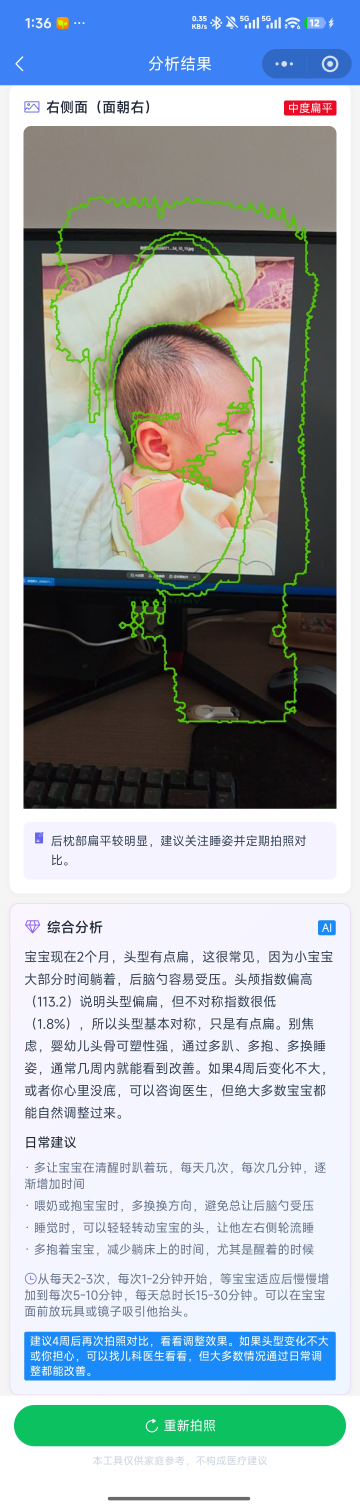
#> input picture 2796d120cf1f0a549c09747cd329fde6.jpg, 1440 x 6021 px (shown at 1/4 size)
$ python -i head_analyzer.py   (imports and definitions only)
#> lines starting #> are read from the running program, lines starting #| are printed output that depends on the picture; after the words box and inside, x2 and y2 are one past the last pixel; in counts of white or black regions, pixels touching at a corner belong together
"""
婴幼儿头型分析引擎 — MVP 版本
纯传统计算机视觉，零训练数据，零 ML 依赖。

技术路线:
  1. 肤色检测 (YCrCb + HSV 双通道融合) → 提取头部区域
  2. 形态学处理 → 去噪 + 闭合
  3. 最大连通域 → 头部轮廓
  4. 椭圆拟合 → 头长 / 头宽
  5. 硬币检测 (霍夫圆) → 尺度校准 像素→毫米
  6. CI / CVAI 计算 → 风险分级 → 指导建议
"""

import cv2
import numpy as np
import math
import bisect
import base64
import logging
from dataclasses import dataclass, field

# SAM 检测 (提前导入，避免函数体内延迟 import)
from sam_detector import detect_head as detect_head_sam, create_guide_mask
from typing import Optional, Tuple, List, Dict
from enum import Enum

# ============================================================
# 数据结构
# ============================================================

class Severity(Enum):
    NORMAL = "正常"
    MILD = "轻度"
    MODERATE = "中度"
    SEVERE = "重度"


@dataclass
class HeadMeasurements:
    """头型测量结果"""
    head_length_mm: float          # 头长 (前后径)
    head_width_mm: float           # 头宽 (左右径)
    head_circumference_mm: float   # 头围 (估算)
    ci: float                      # 头颅指数 CI = 宽/长 × 100
    cvai: float                    # 颅顶不对称指数 (%)
    cva_mm: float                  # 颅顶不对称值 (mm)
    severity: Severity             # 严重程度
    confidence: float              # 分析置信度 0-1


@dataclass
class AnalysisResult:
    """完整分析结果"""
    success: bool
    measurements: Optional[HeadMeasurements] = None
    annotated_image: Optional[np.ndarray] = None
    error_message: str = ""
    standard_compare: Optional[Dict] = None
    processing_steps: List[str] = field(default_factory=list)


# ============================================================
# 可调参数
# ============================================================

# 形态学参数
MORPH_KERNEL_SIZE = 5
MORPH_CLOSE_ITERATIONS = 3

# 椭圆拟合最小轮廓点数
MIN_CONTOUR_POINTS = 30

# 硬币检测 (1元人民币直径 = 25mm)
COIN_DIAMETER_MM = 25.0
HOUGH_CIRCLE_DP = 1.2
HOUGH_CIRCLE_MIN_DIST = 100
HOUGH_CIRCLE_PARAM1 = 100
HOUGH_CIRCLE_PARAM2 = 30
HOUGH_CIRCLE_MIN_RADIUS = 15
HOUGH_CIRCLE_MAX_RADIUS = 70  # 硬币不会超大, 防头部轮廓误检

# CI 分级阈值
CI_BRACHY_MILD = 85
CI_BRACHY_MODERATE = 90
CI_BRACHY_SEVERE = 100
CI_DOLICHO_MILD = 75
CI_DOLICHO_MODERATE = 70

# CVAI 分级阈值 (Argentea 标准)
CVAI_MILD = 3.5
CVAI_MODERATE = 6.25
CVAI_SEVERE = 8.75


# ============================================================
# 1. 图像预处理
# ============================================================

# [8 lines left out: function preprocess_image, not called in this run]


# ============================================================
# 2. 肤色分割 (自适应)
# ============================================================

def _sample_center_skin(image: np.ndarray) -> Tuple[np.ndarray, np.ndarray]:
    """
    从画面中心区域采样，估计当前照片的肤色均值和范围。
    中心 1/3 区域的像素最可能是婴儿头部。
    返回 (mean_ycrcb, std_ycrcb)
    """
    h, w = image.shape[:2]
    # 取中心 1/3 区域
    y1, y2 = h // 3, 2 * h // 3
    x1, x2 = w // 3, 2 * w // 3
    center_region = image[y1:y2, x1:x2]

    ycrcb = cv2.cvtColor(center_region, cv2.COLOR_BGR2YCrCb)
    pixels = ycrcb.reshape(-1, 3).astype(np.float32)

    mean = np.mean(pixels, axis=0)
    std = np.std(pixels, axis=0)

    return mean, std


def detect_skin_adaptive(image: np.ndarray) -> np.ndarray:
    """
    自适应肤色检测:
      1. 采样中心区域 → 学习当前照片的肤色分布
      2. 以 mean ± 2.5*std 为阈值 (比固定阈值宽得多)
      3. 同时保留宽泛的 YCrCb 回退范围
      4. 取并集 → 确保不遗漏
    """
    h, w = image.shape[:2]
    ycrcb = cv2.cvtColor(image, cv2.COLOR_BGR2YCrCb)
    hsv = cv2.cvtColor(image, cv2.COLOR_BGR2HSV)

    # 方案A: 固定宽阈值 (做保底)
    # Cr: 125-180 (比之前的 133-173 更宽), Cb: 70-140 (比之前的 77-127 更宽)
    fixed_lower = np.array([0, 125, 70], dtype=np.uint8)
    fixed_upper = np.array([255, 180, 140], dtype=np.uint8)
    skin_fixed = cv2.inRange(ycrcb, fixed_lower, fixed_upper)

    # 方案B: 自适应阈值 (从当前照片学习)
    try:
        mean, std = _sample_center_skin(image)
        # mean ± 2.5 std, 至少留 ±20 的边距
        margin = np.maximum(std * 2.5, 20)
        adaptive_lower = np.clip(mean - margin, 0, 255).astype(np.uint8)
        adaptive_upper = np.clip(mean + margin, 0, 255).astype(np.uint8)
        skin_adaptive = cv2.inRange(ycrcb, adaptive_lower, adaptive_upper)
    except Exception:
        skin_adaptive = skin_fixed  # fallback

    # 方案C: HSV 宽阈值 (对高光/阴影区域有补充作用)
    hsv_lower = np.array([0, 15, 30], dtype=np.uint8)
    hsv_upper = np.array([30, 180, 255], dtype=np.uint8)
    skin_hsv = cv2.inRange(hsv, hsv_lower, hsv_upper)

    # 三路融合
    combined = cv2.bitwise_or(skin_fixed, skin_adaptive)
    combined = cv2.bitwise_or(combined, skin_hsv)

    return combined


# ============================================================
# GrabCut 精修 (可选, 提升轮廓精度)
# ============================================================

# [55 lines left out: functions refine_with_grabcut, clean_mask, not called in this run]


# ============================================================
# 3. 头部轮廓提取 (智能筛选, 抵抗背景干扰)
# ============================================================

# 婴儿头部面积占比范围 (相对于整张照片)
MIN_HEAD_AREA_RATIO = 0.03   # 头部至少占画面 3%
MAX_HEAD_AREA_RATIO = 0.60   # 头部最多占画面 60%

# _score_contour 评分权重
CONTOUR_MIN_AREA = 50         # 最小轮廓面积(px)
CONTOUR_ELLIPSE_MIN_POINTS = 10  # 椭圆拟合最小点数
CONTOUR_AREA_PENALTY_FACTOR = 3  # 面积超限惩罚系数
CONTOUR_ELLIPSE_FALLBACK = 0.3  # 椭圆拟合失败回退分
CONTOUR_WEIGHT_AREA = 0.2     # 面积权重
CONTOUR_WEIGHT_CENTER = 0.3   # 中心位置权重
CONTOUR_WEIGHT_ELLIPSE = 0.5  # 椭圆度权重

# 婴儿平均头部尺寸参考 (用于无参照物模式)
# 新生儿头宽约 85-95mm, 3-12月约 90-105mm
AVG_INFANT_HEAD_WIDTH_MM = 95.0  # 默认值 (3-6月龄平均)


# [799 lines left out: functions estimate_head_width_by_age, _score_contour, extract_head_contour, detect_hair_interference, build_hair_mask, refine_contour_under_hair and 8 more, not called in this run]


# ============================================================
# 命令行测试入口
# ============================================================

# [43 lines not run here, left out]

>>> import cv2
>>> picture = cv2.imread('2796d120cf1f0a549c09747cd329fde6.jpg')
#> picture is the input picture: shape (6021, 1440, 3); mean B, G, R 179.2, 174.4, 164.8
>>> result = detect_skin_adaptive(picture)
#> in detect_skin_adaptive, `ycrcb = cv2.cvtColor(image, cv2.COLOR_BGR2YCrCb)`: ycrcb: shape (6021, 1440, 3); mean of channels 0, 1, 2 172.1, 122.8, 132
#> in detect_skin_adaptive, `hsv = cv2.cvtColor(image, cv2.COLOR_BGR2HSV)`: hsv: shape (6021, 1440, 3); mean H, S, V 71.1, 53, 191.6
#> in detect_skin_adaptive, `skin_fixed = cv2.inRange(ycrcb, fixed_lower, fixed_upper)`:
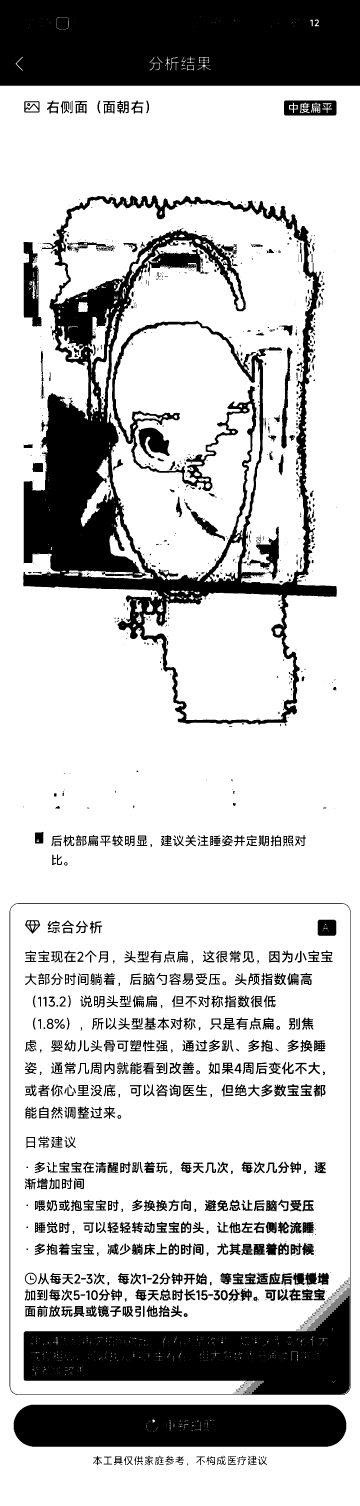
#> skin_fixed: shape (6021, 1440) (shown at 1/4 size); 77.2% white; 2109 black regions (1094 under 20 px), largest, box (x1, y1, x2, y2) and area: (93, 782, 1347, 2898) 548595, (0, 0, 1440, 343) 490381, (95, 5150, 1399, 5577) 289010
#> in _sample_center_skin, `center_region = image[y1:y2, x1:x2]`:
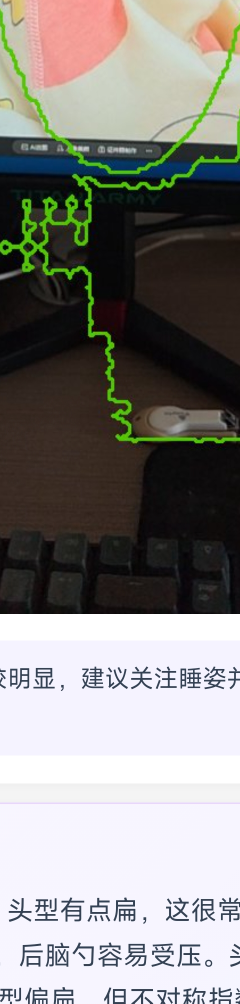
#> center_region: shape (2007, 480, 3) (shown at 1/2 size); mean B, G, R 130.3, 134.1, 135.8
#> in _sample_center_skin, `ycrcb = cv2.cvtColor(center_region, cv2.COLOR_BGR2YCrCb)`: ycrcb: shape (2007, 480, 3); mean of channels 0, 1, 2 134.2, 129.1, 125.9
#> in _sample_center_skin, `mean = np.mean(pixels, axis=0)`: mean = [134.5, 129.1, 126.5]
#> in _sample_center_skin, `std = np.std(pixels, axis=0)`: std = [102, 10.56, 12.52]
#> in detect_skin_adaptive, `mean, std = _sample_center_skin(image)`: mean = [134.5, 129.1, 126.5]; std = [102, 10.56, 12.52]
#> in detect_skin_adaptive, `margin = np.maximum(std * 2.5, 20)`: margin = [255.1, 26.4, 31.3]
#> in detect_skin_adaptive, `adaptive_lower = np.clip(mean - margin, 0, 255).astype(np.uint8)`: adaptive_lower = [0, 102, 95]
#> in detect_skin_adaptive, `adaptive_upper = np.clip(mean + margin, 0, 255).astype(np.uint8)`: adaptive_upper = [255, 155, 157]
#> in detect_skin_adaptive, `skin_adaptive = cv2.inRange(ycrcb, adaptive_lower, adaptive_upper)`:
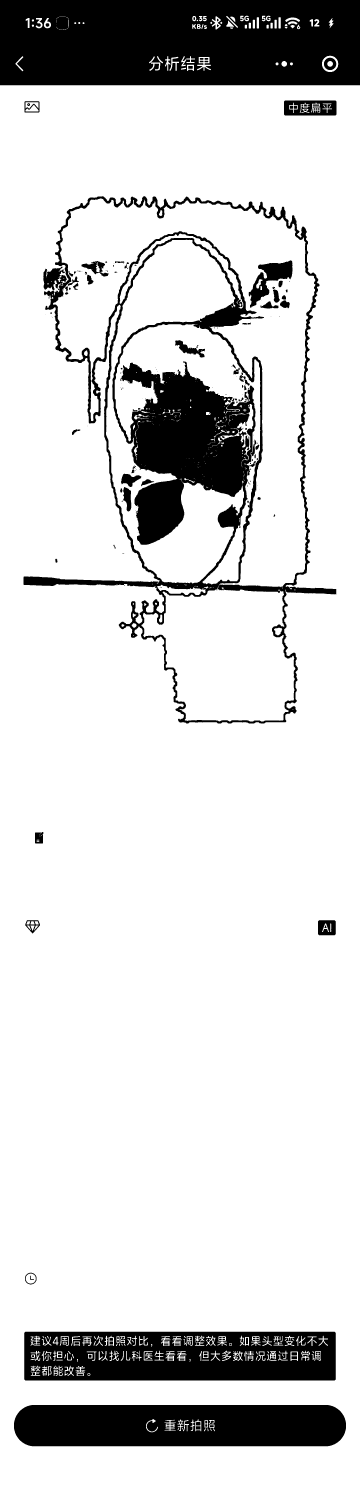
#> skin_adaptive: shape (6021, 1440) (shown at 1/4 size); 84.4% white; 271 black regions (86 under 20 px), largest, box (x1, y1, x2, y2) and area: (0, 0, 1440, 341) 470924, (94, 785, 1345, 2894) 399691, (56, 5620, 1384, 5785) 209016
#> in detect_skin_adaptive, `skin_hsv = cv2.inRange(hsv, hsv_lower, hsv_upper)`:
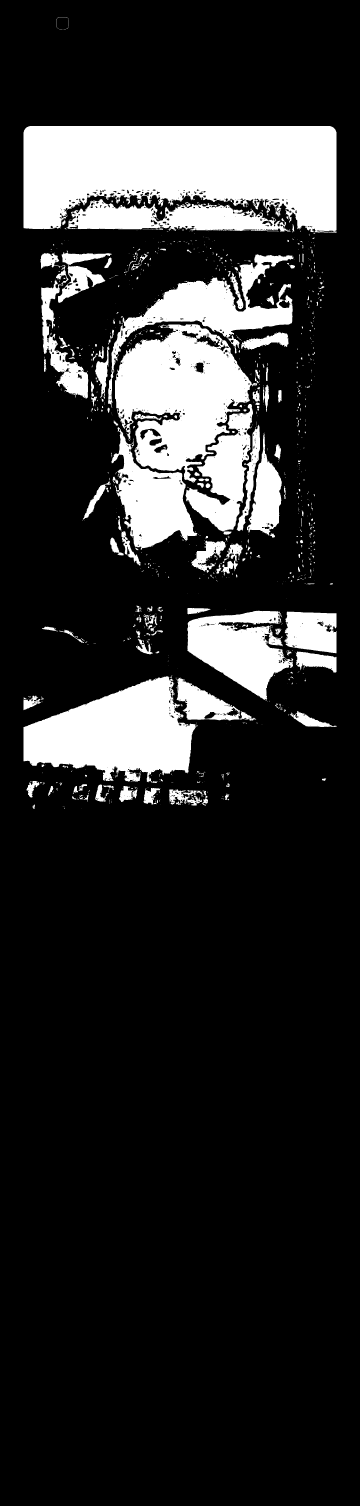
#> skin_hsv: shape (6021, 1440) (shown at 1/4 size); 16.3% white; 1188 white regions (846 under 20 px), largest, box (x1, y1, x2, y2) and area: (94, 504, 1346, 931) 409693, (460, 1297, 1029, 1930) 204285, (94, 2705, 784, 3132) 181541
#> in detect_skin_adaptive, `combined = cv2.bitwise_or(skin_fixed, skin_adaptive)`:
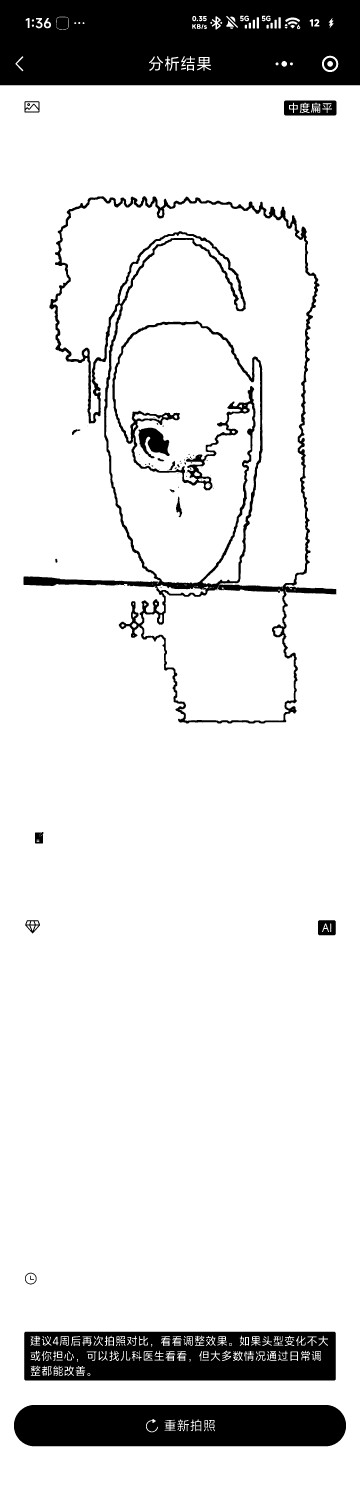
#> combined: shape (6021, 1440) (shown at 1/4 size); 87.2% white; 176 black regions (42 under 20 px), largest, box (x1, y1, x2, y2) and area: (0, 0, 1440, 341) 470820, (56, 5620, 1384, 5785) 209016, (97, 5327, 1343, 5522) 207884
#> in detect_skin_adaptive, `combined = cv2.bitwise_or(combined, skin_hsv)`:
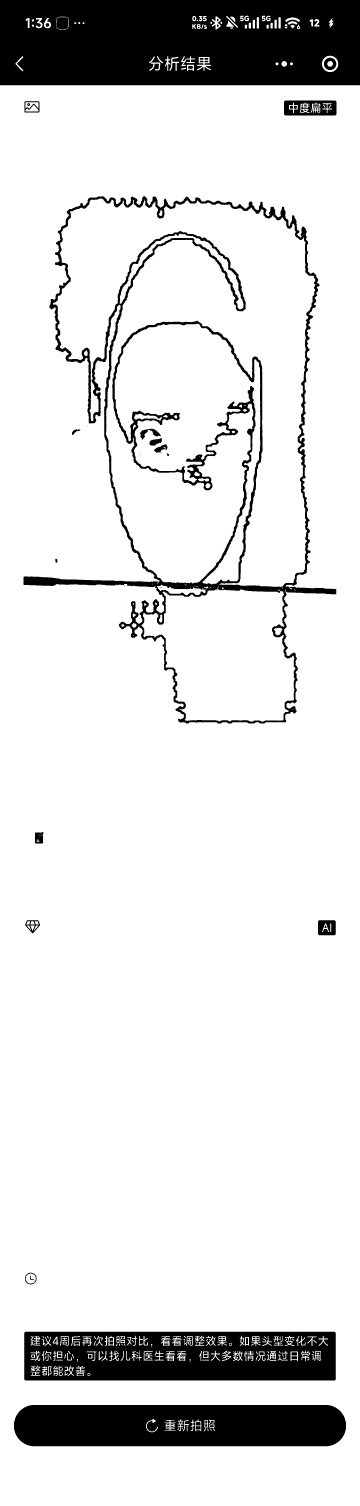
#> combined: shape (6021, 1440) (shown at 1/4 size); 87.3% white; 144 black regions (18 under 20 px), largest, box (x1, y1, x2, y2) and area: (0, 0, 1440, 341) 470820, (56, 5620, 1384, 5785) 209016, (97, 5327, 1343, 5522) 207884

$ run again, on debug_54945_cranium_0.15.jpg
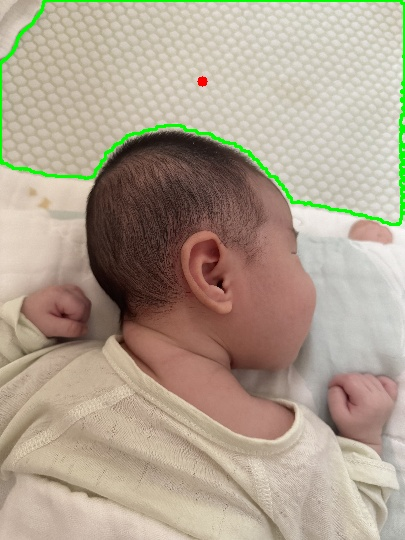
#> input picture debug_54945_cranium_0.15.jpg, 405 x 540 px
#> picture is the input picture: shape (540, 405, 3); mean B, G, R 143.5, 161.5, 175
#> hsv: shape (540, 405, 3); mean H, S, V 17.1, 57, 179.1
#> skin_fixed: shape (540, 405); 97.1% white; 2 black regions, box (x1, y1, x2, y2) and area: (0, 0, 405, 228) 6173, (198, 76, 208, 87) 80
#> in _sample_center_skin, `center_region = image[y1:y2, x1:x2]`:
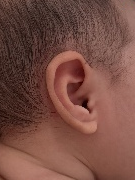
#> center_region: shape (180, 135, 3); mean B, G, R 68.1, 78.1, 120.1
#> in _sample_center_skin, `mean = np.mean(pixels, axis=0)`: mean = [89.49, 149.9, 115.9]
#> in _sample_center_skin, `std = np.std(pixels, axis=0)`: std = [30.19, 6.82, 3.9]
#> in detect_skin_adaptive, `mean, std = _sample_center_skin(image)`: mean = [89.49, 149.9, 115.9]; std = [30.19, 6.82, 3.9]
#> margin = [75.47, 20, 20]
#> adaptive_lower = [14, 129, 95]
#> adaptive_upper = [164, 169, 135]
#> skin_adaptive: shape (540, 405); 34.6% white; 714 white regions (692 under 20 px), largest, box (x1, y1, x2, y2) and area: (0, 129, 316, 440) 59789, (307, 357, 399, 462) 5122, (44, 401, 288, 540) 4224
#> in detect_skin_adaptive, `skin_hsv = cv2.inRange(hsv, hsv_lower, hsv_upper)`:
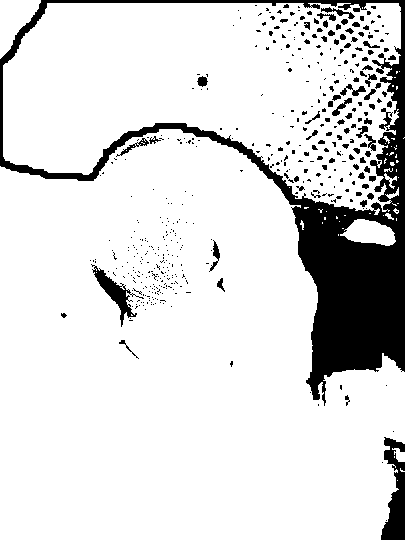
#> skin_hsv: shape (540, 405); 86.5% white; 450 black regions (372 under 20 px), largest, box (x1, y1, x2, y2) and area: (0, 0, 405, 406) 22861, (381, 437, 405, 540) 1452, (91, 264, 144, 327) 757
